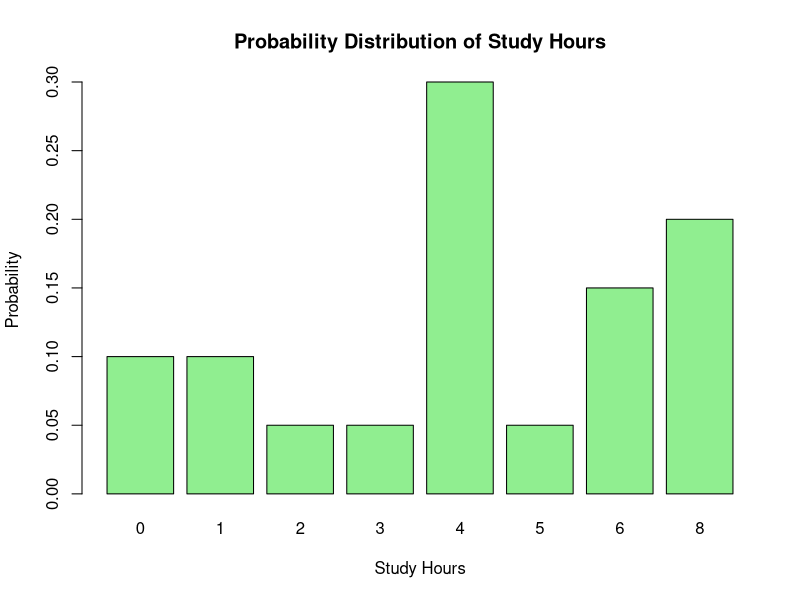

Recreate this plot in R.
## ---- chunk 1
set.seed(1)
# Students Study Hours in a day
studyHours <- sample(0:8, size = 20, replace = TRUE)

# Frequency
table(studyHours)

# PD
pdStudyHours <- table(studyHours)/length(studyHours)

## ---- chunk 2
barplot(
  pdStudyHours,
  main = "Probability Distribution of Study Hours",
  xlab = "Study Hours",
  ylab = "Probability",
  col = "lightgreen",
  names.arg = names(pdStudyHours)
)
## ---- chunk 3

